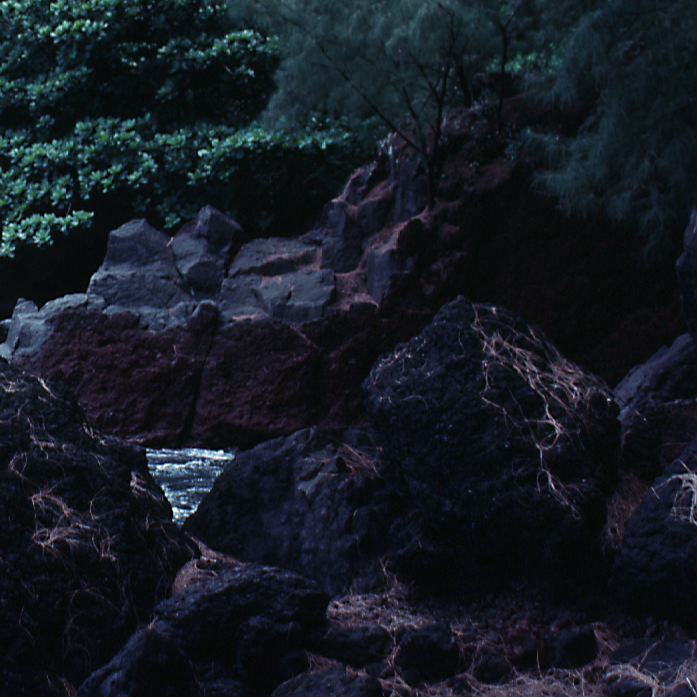
#> input picture images/bottom_left_stream.bmp, 697 x 697 px
$ python 06-03.py
#> lines starting #> are read from the running program, lines starting #| are printed output that depends on the picture; long printed decimals are rounded
### projects/Project 06-03/histogram.py
"""
Copyright (C) 2025 Fu Tszkok

:module: histogram
:function: The function package from Project 03-02 Histogram Equalization
:author: Fu Tszkok
:date: 2025-01-28
:license: AGPLv3 + Additional Restrictions (Non-Commercial Use)

This code is licensed under GNU Affero General Public License v3 (AGPLv3) with additional terms.
- Commercial use prohibited (including but not limited to sale, integration into commercial products)
- Academic use requires clear attribution in code comments or documentation

Full AGPLv3 text available in LICENSE file or at <https://www.gnu.org/licenses/agpl-3.0.html>
"""

import copy

import matplotlib.pyplot as plt
import numpy as np


def histogram(image):
    """Calculates the histogram of a grayscale image.
    :param image: Input grayscale image (NumPy array).
    :return: A tuple containing the counts of each grayscale level and the levels themselves.
    """
    x = [i for i in range(256)]  # Create a list of grayscale levels from 0 to 255.
    count = np.zeros(256)  # Initialize an array to store the counts of each level.
    for i in range(256):
        count[i] = np.sum(image == i)  # Count the number of pixels with value 'i'.
    return count, x


def equalization(image):
    """Performs histogram equalization on a grayscale image.
    :param image: Input grayscale image (NumPy array).
    :return: The equalized image (NumPy array).
    """
    row, col = image.shape
    count, x = histogram(image)  # Get the histogram of the original image.
    count = np.double(count) / (row * col)  # Normalize the histogram to get the probability of each level.

    # Calculate the cumulative distribution function (CDF).
    equal = np.zeros(256)
    for i in range(256):
        for j in range(i + 1):
            equal[i] += count[j]

    # Scale the CDF to the range [0, 255].
    equal = np.round(equal * 255)

    # Re-scale the transformation function to span the full range [0, 255].
    trans = np.zeros(256)
    diff = int(np.max(equal) - np.min(equal))
    for i in range(256):
        trans[i] = (equal[i] - np.min(equal)) * 255 / diff

    # Plot the histogram equalization transformation function.
    plt.plot(x, trans, '-', color='blue')
    plt.xlim([0, 255])
    plt.ylim([0, 255])
    plt.title('Histogram Equalization Transformation Function')
    plt.show()

    # Apply the transformation function to the image.
    result = copy.deepcopy(image)
    for i in range(256):
        result[image == i] = trans[i]
    return result


def normalization(image, target_histogram):
    """Normalizes the histogram of an image to match a target histogram.
    :param image: Input grayscale image (NumPy array) to be normalized.
    :param target_histogram: A NumPy array representing the target histogram (e.g., a histogram from another image).
    :return: The normalized image with its histogram matching the target.
    """
    # Calculate the histogram and normalized cumulative distribution function (CDF) of the input image.
    hist, bins = np.histogram(image.flatten(), bins=256, range=[0, 256], density=True)
    cdf = hist.cumsum()
    cdf_normalized = cdf / cdf[-1]

    # Calculate the normalized cumulative distribution function (CDF) of the target histogram.
    target_cdf = target_histogram.cumsum()
    target_cdf_normalized = target_cdf / target_cdf[-1]

    # Create a mapping function (lookup table) based on the CDFs.
    # This interpolates the input image's CDF values to the target histogram's intensity levels.
    mapping = np.interp(cdf_normalized, target_cdf_normalized, np.arange(256))

    # Apply the mapping to the flattened image pixels.
    # This transforms each pixel's intensity value to its new value from the lookup table.
    normalized_image = np.interp(image.flatten(), np.arange(256), mapping)

    # Reshape the array back to the original image dimensions and finalize.
    normalized_image = normalized_image.reshape(image.shape)
    # Clip values to the valid range [0, 255] and convert to uint8 format.
    normalized_image = np.clip(normalized_image, 0, 255).astype(np.uint8)

    return normalized_image

### projects/Project 06-03/06-03.py
"""
Copyright (C) 2025 Fu Tszkok

:module: Project 06-03
:function: Color Image Enhancement by Histogram Processing
:author: Fu Tszkok
:date: 2025-02-06
:license: AGPLv3 + Additional Restrictions (Non-Commercial Use)

This code is licensed under GNU Affero General Public License v3 (AGPLv3) with additional terms.
- Commercial use prohibited (including but not limited to sale, integration into commercial products)
- Academic use requires clear attribution in code comments or documentation

Full AGPLv3 text available in LICENSE file or at <https://www.gnu.org/licenses/agpl-3.0.html>
"""

import histogram
import cv2 as cv
import numpy as np
import matplotlib.pyplot as plt

# Load the color image and convert its color space from BGR to RGB for correct display.
image = cv.imread('../../images/bottom_left_stream.bmp')
#> image is the input picture: shape (697, 697, 3); mean B, G, R 35.9, 27.5, 21.9
image = cv.cvtColor(image, cv.COLOR_BGR2RGB)
plt.axis('off')
plt.imshow(image)
plt.title('Original Image')
plt.show()

# Split the image into its individual R, G, and B color channels.
R, G, B = image[:, :, 0], image[:, :, 1], image[:, :, 2]
# Calculate and display the histograms for each original color channel.
red_hist, r_x = histogram.histogram(R)
#> after the loop in histogram, `for i in range(256):`: count = 256 values, max 34541 at index 8, min 0 at index 232, mean 1897.7
#> red_hist has the same summary as count in histogram; r_x = 256 values from 0 to 255
green_hist, g_x = histogram.histogram(G)
#> green_hist = 256 values, max 40189 at index 11, min 0 at index 251, mean 1897.7; g_x = 256 values from 0 to 255
blue_hist, b_x = histogram.histogram(B)
#> blue_hist = 256 values, max 24374 at index 11, min 1 at index 243, mean 1897.7; b_x = 256 values from 0 to 255

plt.figure(figsize=(15, 9))
plt.subplot(1, 3, 1)
plt.bar(r_x, red_hist)
plt.title('Histogram of Red Component')
plt.subplot(1, 3, 2)
plt.bar(g_x, green_hist)
plt.title('Histogram of Green Component')
plt.subplot(1, 3, 3)
plt.bar(b_x, blue_hist)
plt.title('Histogram of Blue Component')
plt.show()
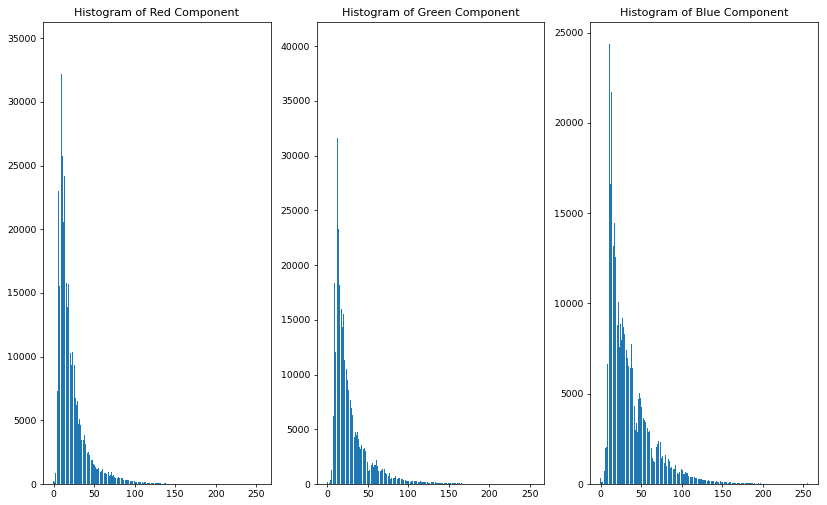
#> figure drawn by matplotlib, 3 panels; panel 1: tallest bar 34541 high, from x = 7.6 to 8.4; panel 2: tallest bar 40189 high, from x = 10.6 to 11.4; panel 3: tallest bar 24374 high, from x = 10.6 to 11.4

# Display the grayscale images of each color channel.
plt.figure(figsize=(10, 4))
plt.subplot(1, 3, 1)
plt.axis('off')
plt.imshow(R, cmap='gray')
plt.title('Image of Red Component')
plt.subplot(1, 3, 2)
plt.axis('off')
plt.imshow(G, cmap='gray')
plt.title('Image of Green Component')
plt.subplot(1, 3, 3)
plt.axis('off')
plt.imshow(B, cmap='gray')
plt.title('Image of Blue Component')
plt.show()


# --- Method 1: Independent Histogram Equalization of each channel ---
# Apply histogram equalization to each RGB channel separately.
R_eq = histogram.equalization(R)
#> in equalization, `count = np.double(count) / (row * col)`: count = 256 values, max 0.0711 at index 8, min 0 at index 232, mean 0.00391
#> after the loop in equalization, `for i in range(256):`: equal = 256 values from 0.000447 to 1
#> in equalization, `equal = np.round(equal * 255)`: equal = 256 values from 0 to 255
#> in equalization, `diff = int(np.max(equal) - np.min(equal))`: diff = 255
#> after the loop in equalization, `for i in range(256):`: trans = 256 values from 0 to 255
#> after the loop in equalization, `for i in range(256):`:
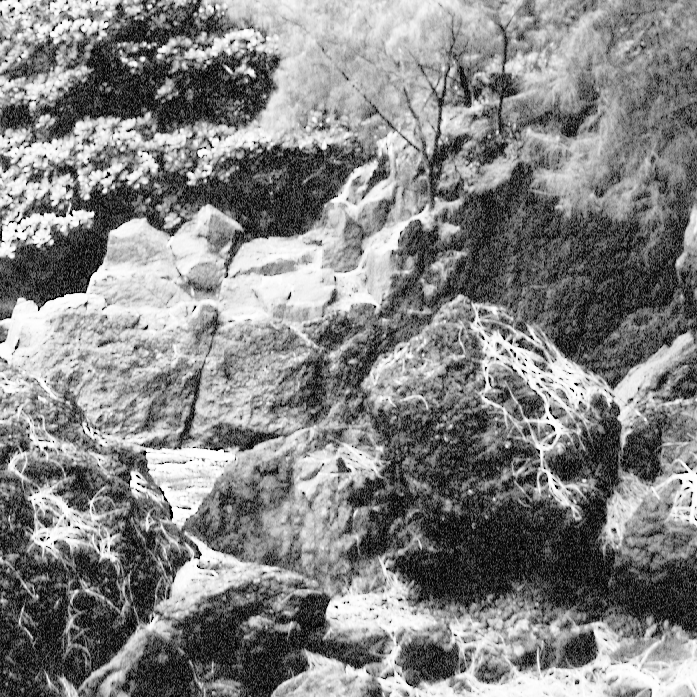
#> result: shape (697, 697); min 0, max 255, mean 131.5
G_eq = histogram.equalization(G)
#> in equalization (call 2), `count, x = histogram(image)`: count has the same summary as green_hist outside equalization
#> in equalization (call 2), `count = np.double(count) / (row * col)`: count = 256 values, max 0.0827 at index 11, min 0 at index 251, mean 0.00391
#> after the loop in equalization (call 2), `for i in range(256):`: equal = 256 values from 0.000305 to 1
#> in equalization (call 2), `equal = np.round(equal * 255)`: equal = 256 values from 0 to 255
#> after the loop in equalization (call 2), `for i in range(256):`:
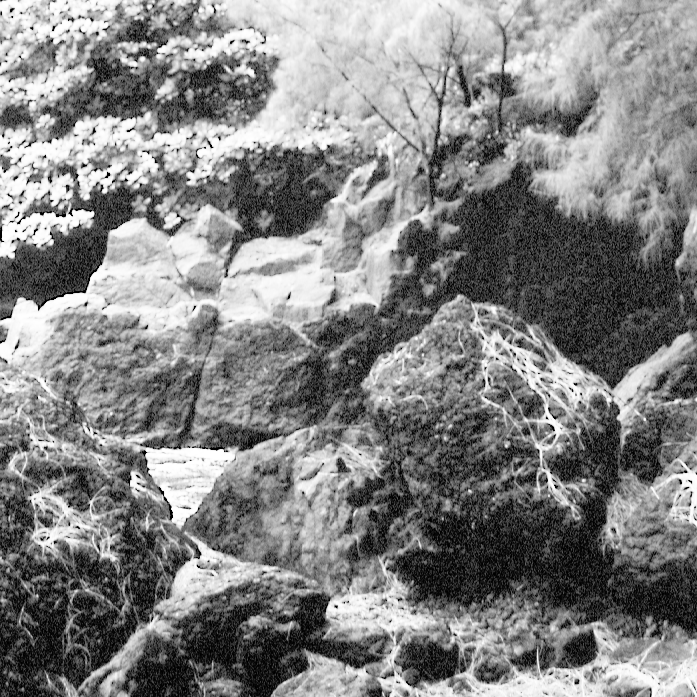
#> result: shape (697, 697); min 0, max 255, mean 131.3
B_eq = histogram.equalization(B)
#> in equalization (call 3), `count, x = histogram(image)`: count has the same summary as blue_hist outside equalization
#> in equalization (call 3), `count = np.double(count) / (row * col)`: count = 256 values, max 0.0502 at index 11, min 2.06e-06 at index 243, mean 0.00391
#> after the loop in equalization (call 3), `for i in range(256):`: equal = 256 values from 0.000655 to 1
#> in equalization (call 3), `equal = np.round(equal * 255)`: equal = 256 values from 0 to 255
#> after the loop in equalization (call 3), `for i in range(256):`:
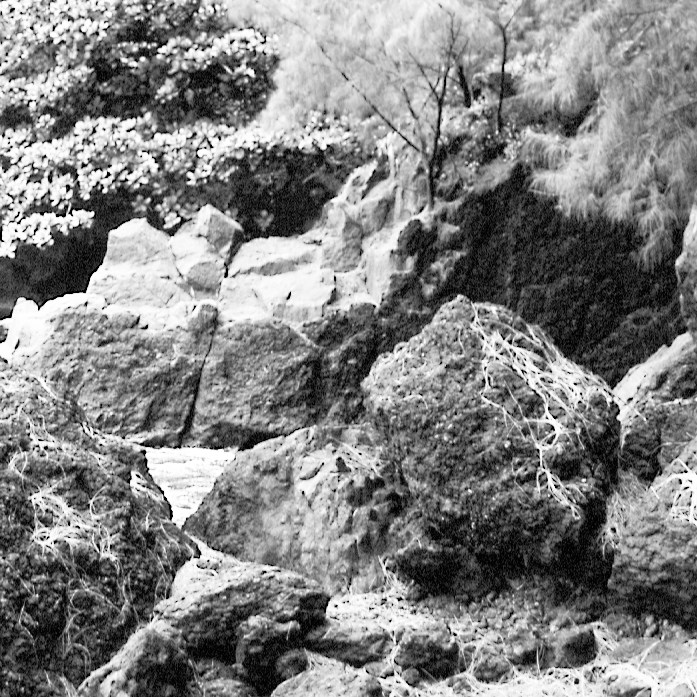
#> result: shape (697, 697); min 0, max 255, mean 129.8
# Calculate and display the histograms of the equalized components.
red_eq_hist, r_x = histogram.histogram(R_eq)
#> red_eq_hist = 256 values, max 34541 at index 47, min 0 at index 2, mean 1897.7
green_eq_hist, g_x = histogram.histogram(G_eq)
#> green_eq_hist = 256 values, max 40189 at index 46, min 0 at index 3, mean 1897.7
blue_eq_hist, b_x = histogram.histogram(B_eq)
#> blue_eq_hist = 256 values, max 24374 at index 29, min 0 at index 4, mean 1897.7

plt.figure(figsize=(15, 9))
plt.subplot(1, 3, 1)
plt.bar(r_x, red_eq_hist)
plt.title('Histogram of Equalized Red Component')
plt.subplot(1, 3, 2)
plt.bar(g_x, green_eq_hist)
plt.title('Histogram of Equalized Green Component')
plt.subplot(1, 3, 3)
plt.bar(b_x, blue_eq_hist)
plt.title('Histogram of Equalized Blue Component')
plt.show()
#> figure, not shown here; panel 1: tallest bar 34541 high, from x = 46.6 to 47.4; panel 2: tallest bar 40189 high, from x = 45.6 to 46.4; panel 3: tallest bar 24374 high, from x = 28.6 to 29.4

# Merge the equalized channels back to form a color image.
image_eq = cv.merge([R_eq, G_eq, B_eq])
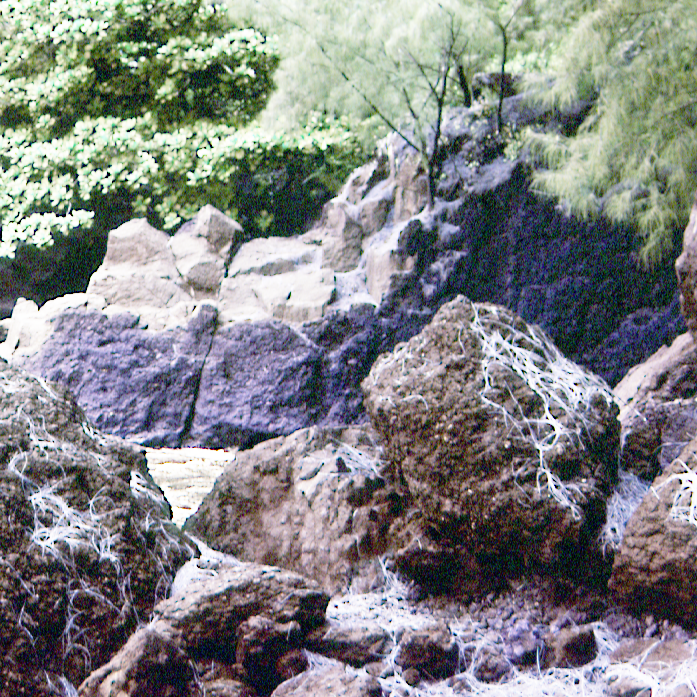
#> image_eq: shape (697, 697, 3); mean of channels 0, 1, 2 131.5, 131.3, 129.8; drawn as B, G, R
plt.axis('off')
plt.imshow(image_eq)
plt.title('Equalized Image Through Different Components')
plt.show()


# --- Method 2: Histogram Normalization (Matching) to an Average Histogram ---
# Create an average histogram from the three equalized histograms. This will be the target histogram.
ave_hist = np.zeros(256)
for i in range(256):
    ave_hist[i] = np.floor((red_eq_hist[i] + green_eq_hist[i] + blue_eq_hist[i]) / 3)
#> after the loop, ave_hist = 256 values, max 13396 at index 46, min 0 at index 4, mean 1897.5
# Display the average histogram.
plt.bar(r_x, ave_hist)
plt.title('Average Histogram')
plt.show()
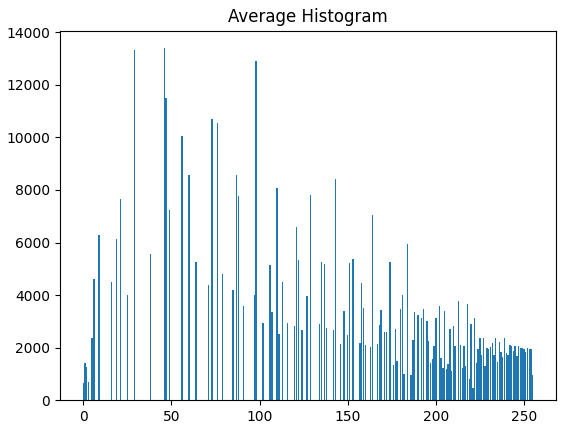
#> figure drawn by matplotlib, 1 panel; tallest bar 13396 high, from x = 45.6 to 46.4

# Apply histogram normalization to each original color channel, using the average histogram as the target.
R_nor = histogram.normalization(R, ave_hist)
#> in normalization, `hist, bins = np.histogram(image.flatten(), bins=256, range=[0, 256], d..`: hist = 256 values, max 0.0711 at index 8, min 0 at index 232, mean 0.00391; bins = 257 values from 0 to 256
#> in normalization, `cdf = hist.cumsum()`: cdf = 256 values from 0.000447 to 1
#> in normalization, `target_cdf = target_histogram.cumsum()`: target_cdf = 256 values from 652 to 485760
#> in normalization, `target_cdf_normalized = target_cdf / target_cdf[-1]`: target_cdf_normalized = 256 values from 0.00134 to 1
#> in normalization, `mapping = np.interp(cdf_normalized, target_cdf_normalized, np.arange(2..`: mapping = 256 values from 0 to 255
G_nor = histogram.normalization(G, ave_hist)
B_nor = histogram.normalization(B, ave_hist)
# Calculate and display the histograms of the normalized components.
red_nor_hist, r_x = histogram.histogram(R_nor)
#> red_nor_hist = 256 values, max 34541 at index 48, min 0 at index 2, mean 1897.7
green_nor_hist, g_x = histogram.histogram(G_nor)
#> green_nor_hist = 256 values, max 40189 at index 48, min 0 at index 1, mean 1897.7
blue_nor_hist, b_x = histogram.histogram(B_nor)
#> blue_nor_hist = 256 values, max 24374 at index 37, min 0 at index 1, mean 1897.7

plt.figure(figsize=(15, 9))
plt.subplot(1, 3, 1)
plt.bar(r_x, red_nor_hist)
plt.title('Histogram of Normalized Red Component')
plt.subplot(1, 3, 2)
plt.bar(g_x, green_nor_hist)
plt.title('Histogram of Normalized Green Component')
plt.subplot(1, 3, 3)
plt.bar(b_x, blue_nor_hist)
plt.title('Histogram of Normalized Blue Component')
plt.show()
#> figure, not shown here; panel 1: tallest bar 34541 high, from x = 47.6 to 48.4; panel 2: tallest bar 40189 high, from x = 47.6 to 48.4; panel 3: tallest bar 24374 high, from x = 36.6 to 37.4

# Merge the normalized channels to form the final enhanced color image.
image_nor = cv.merge([R_nor, G_nor, B_nor])
plt.axis('off')
plt.imshow(image_nor)
plt.title('Normalized Image Through Average Histogram')
plt.show()


# --- Comparison and Loss Analysis ---
# Calculate the pixel-wise absolute difference (loss) between the two enhanced images.
loss = np.abs(np.float64(image_nor) - np.float64(image_eq))
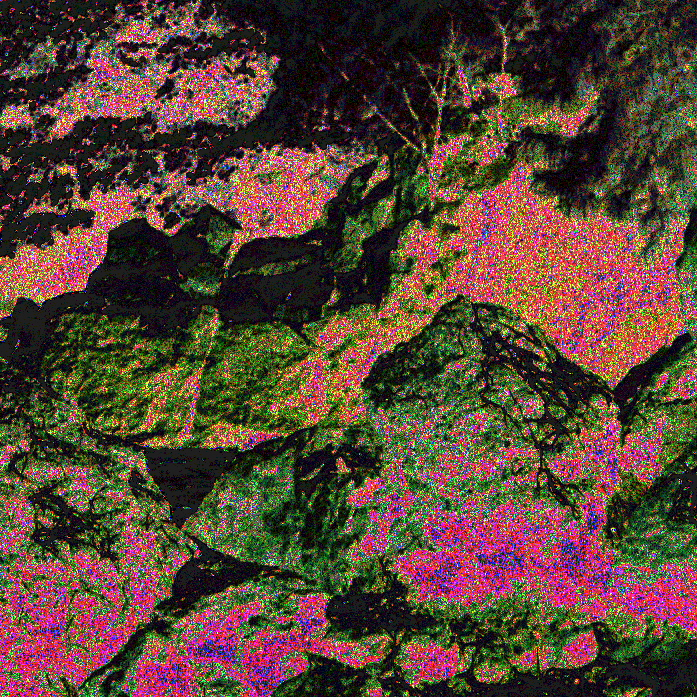
#> loss: shape (697, 697, 3) float64; mean of channels 0, 1, 2 1.7, 2.16, 2.8; drawn with min black and max white
# Print the average loss value.
print(f'Average Loss: {sum(sum(sum(abs(np.float64(loss))))) / (loss.shape[0] * loss.shape[1])}')
#| Average Loss: 6.670
# Normalize the loss image for better visualization and display it.
loss = (loss - np.min(loss)) / (np.max(loss) - np.min(loss))
plt.axis('off')
plt.imshow(loss)
plt.title('Loss Image')
plt.show()
